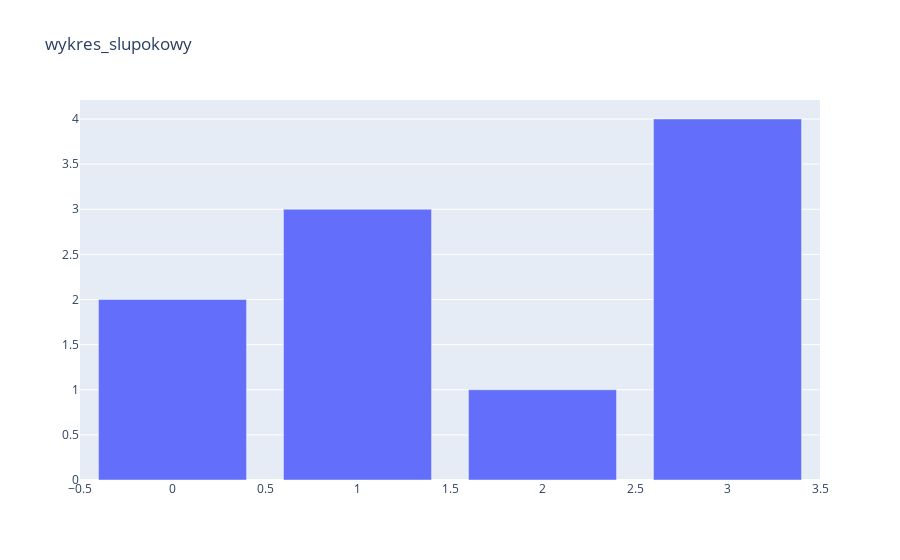

Write notebook code for a chart like this one.
### Code cell
fig = go.Figure(
    data=go.Bar(y=[2,3,1,4]), 
    layout=go.Layout(title={'text':'wykres_slupokowy'})
)
fig.show()

### Figure 1 — Plotly figure (JSON) as saved in the notebook; plotly's stock layout.template omitted (floating-point values rounded to 4 significant figures)
{"data": [{"type": "bar", "y": [2, 3, 1, 4]}], "layout": {"title": {"text": "wykres_slupokowy"}}}
